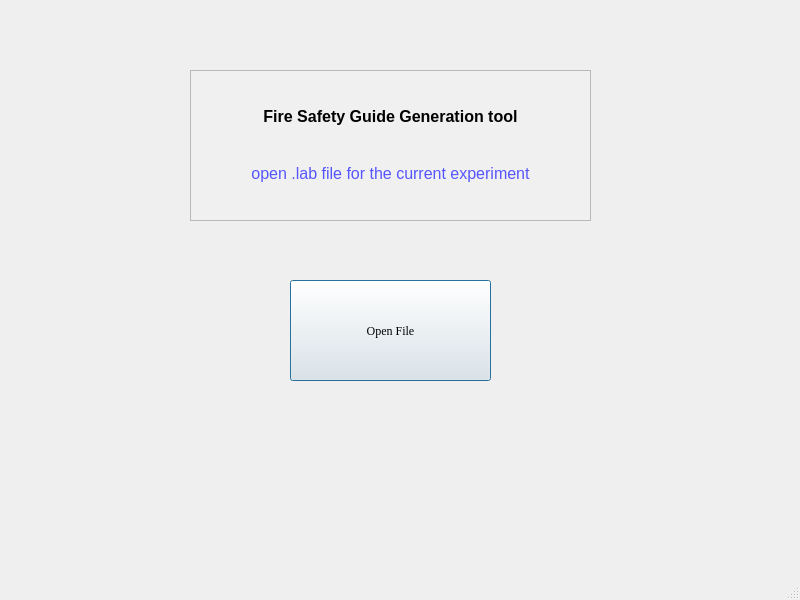
<?xml version="1.0" encoding="UTF-8"?>
<ui version="4.0">
 <class>MainWindow</class>
 <widget class="QMainWindow" name="MainWindow">
  <property name="geometry">
   <rect>
    <x>0</x>
    <y>0</y>
    <width>800</width>
    <height>600</height>
   </rect>
  </property>
  <property name="windowTitle">
   <string>MainWindow</string>
  </property>
  <widget class="QWidget" name="centralwidget">
   <widget class="QPushButton" name="pushButton">
    <property name="geometry">
     <rect>
      <x>290</x>
      <y>280</y>
      <width>201</width>
      <height>101</height>
     </rect>
    </property>
    <property name="font">
     <font>
      <family>Georgia</family>
     </font>
    </property>
    <property name="text">
     <string>Open File</string>
    </property>
    <property name="autoDefault">
     <bool>false</bool>
    </property>
    <property name="default">
     <bool>true</bool>
    </property>
    <property name="flat">
     <bool>false</bool>
    </property>
   </widget>
   <widget class="QTextBrowser" name="textBrowser">
    <property name="geometry">
     <rect>
      <x>190</x>
      <y>70</y>
      <width>401</width>
      <height>151</height>
     </rect>
    </property>
    <property name="styleSheet">
     <string notr="true">background-color: rgb(240, 240, 240);
border-color:  rgb(240, 240, 240);</string>
    </property>
    <property name="html">
     <string>&lt;!DOCTYPE HTML PUBLIC &quot;-//W3C//DTD HTML 4.0//EN&quot; &quot;http://www.w3.org/TR/REC-html40/strict.dtd&quot;&gt;
&lt;html&gt;&lt;head&gt;&lt;meta name=&quot;qrichtext&quot; content=&quot;1&quot; /&gt;&lt;style type=&quot;text/css&quot;&gt;
p, li { white-space: pre-wrap; }
&lt;/style&gt;&lt;/head&gt;&lt;body style=&quot; font-family:'MS Shell Dlg 2'; font-size:8.25pt; font-weight:400; font-style:normal;&quot;&gt;
&lt;p align=&quot;center&quot; style=&quot;-qt-paragraph-type:empty; margin-top:0px; margin-bottom:0px; margin-left:0px; margin-right:0px; -qt-block-indent:0; text-indent:0px;&quot;&gt;&lt;br /&gt;&lt;/p&gt;
&lt;p align=&quot;center&quot; style=&quot;-qt-paragraph-type:empty; margin-top:0px; margin-bottom:0px; margin-left:0px; margin-right:0px; -qt-block-indent:0; text-indent:0px; font-size:12pt; font-weight:600;&quot;&gt;&lt;br /&gt;&lt;/p&gt;
&lt;p align=&quot;center&quot; style=&quot; margin-top:0px; margin-bottom:0px; margin-left:0px; margin-right:0px; -qt-block-indent:0; text-indent:0px;&quot;&gt;&lt;span style=&quot; font-size:12pt; font-weight:600;&quot;&gt;Fire Safety Guide Generation tool&lt;/span&gt;&lt;/p&gt;
&lt;p align=&quot;center&quot; style=&quot;-qt-paragraph-type:empty; margin-top:0px; margin-bottom:0px; margin-left:0px; margin-right:0px; -qt-block-indent:0; text-indent:0px; font-size:12pt; font-weight:600;&quot;&gt;&lt;br /&gt;&lt;/p&gt;
&lt;p align=&quot;center&quot; style=&quot;-qt-paragraph-type:empty; margin-top:0px; margin-bottom:0px; margin-left:0px; margin-right:0px; -qt-block-indent:0; text-indent:0px; font-size:12pt; font-weight:600;&quot;&gt;&lt;br /&gt;&lt;/p&gt;
&lt;p align=&quot;center&quot; style=&quot; margin-top:0px; margin-bottom:0px; margin-left:0px; margin-right:0px; -qt-block-indent:0; text-indent:0px;&quot;&gt;&lt;span style=&quot; font-size:12pt; color:#5555ff;&quot;&gt;open .lab file for the current experiment&lt;/span&gt;&lt;/p&gt;&lt;/body&gt;&lt;/html&gt;</string>
    </property>
   </widget>
  </widget>
  <widget class="QMenuBar" name="menubar">
   <property name="geometry">
    <rect>
     <x>0</x>
     <y>0</y>
     <width>800</width>
     <height>21</height>
    </rect>
   </property>
  </widget>
  <widget class="QStatusBar" name="statusbar"/>
 </widget>
 <resources/>
 <connections/>
</ui>
